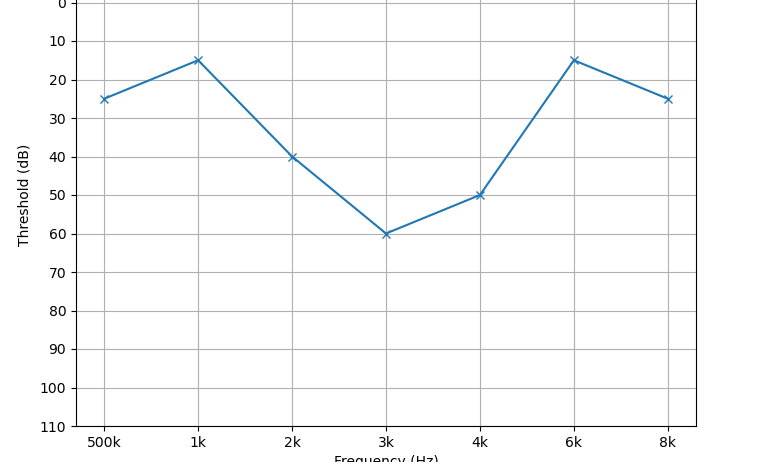
#> input picture dataset_split.1/train/Mild/audiogram_111.png, 760 x 462 px, found by its file name
$ jupyter execute --allow-errors method2.ipynb   (shell and % lines are left out)
#> lines starting #> are read from the running program, lines starting #| are printed output that depends on the picture; after the words box and inside, x2 and y2 are one past the last pixel; in counts of white or black regions, pixels touching at a corner belong together
[cell 1]
import os
import cv2
import json
import joblib
import numpy as np
import pandas as pd
import matplotlib.pyplot as plt
import seaborn as sns

from sklearn.preprocessing import LabelEncoder, StandardScaler
from sklearn.pipeline import Pipeline
from sklearn.metrics import classification_report, confusion_matrix, accuracy_score
from sklearn.ensemble import RandomForestClassifier
from sklearn.svm import SVC

[cell 2]
# =========================
# 0) CONFIG
# =========================
BASE_DIR = "C://Users//user//OneDrive//Desktop//speechbanana//dataset_split.1"   # change if needed
TRAIN_DIR = os.path.join(BASE_DIR, "train")
TEST_DIR  = os.path.join(BASE_DIR, "test")

FREQS = [500, 1000, 2000, 3000, 4000, 6000, 8000]   # fixed order
NUM_POINTS = len(FREQS)

# dB axis mapping (typical in your charts)
DB_MIN = -10
DB_MAX = 110

# Output artifacts
OUT_DIR = "ml_threshold_model"
os.makedirs(OUT_DIR, exist_ok=True)
MODEL_PATH_RF = os.path.join(OUT_DIR, "rf_model.joblib")
MODEL_PATH_SVM = os.path.join(OUT_DIR, "svm_model.joblib")
LABEL_ENCODER_PATH = os.path.join(OUT_DIR, "label_encoder.joblib")
META_PATH = os.path.join(OUT_DIR, "meta.json")

[cell 3]
# 1) PLOT AREA DETECTION

# [32 lines left out: function detect_plot_area, not called in this run]

[cell 4]
# 2) DETECT BLUE 'X' MARKERS

# [30 lines left out: function detect_blue_x_centroids, not called in this run]

[cell 5]
# 3) EXTRACT THRESHOLDS (7 points)

# [47 lines left out: function extract_thresholds_from_image, not called in this run]

[cell 6]
# 4) ENGINEER FEATURES

# [28 lines left out: function thresholds_to_features, not called in this run]

[cell 7]
# [40 lines left out: function build_feature_dataframe, not called in this run]

[cell 8]
# =========================
# 6) TRAIN + EVALUATE
# =========================
def train_and_evaluate():
    print("Building train features...")
    df_train = build_feature_dataframe(TRAIN_DIR)
    print("Building test features...")
    df_test = build_feature_dataframe(TEST_DIR)

    print("\nTrain samples:", len(df_train), "| Test samples:", len(df_test))
    if len(df_train) == 0 or len(df_test) == 0:
        raise RuntimeError("No samples found. Check folder paths and image formats.")

    # Prepare X/y
    feature_cols = [c for c in df_train.columns if c not in ("label", "image_path")]

    X_train = df_train[feature_cols].values
    y_train = df_train["label"].values

    X_test = df_test[feature_cols].values
    y_test = df_test["label"].values

    # Encode labels
    le = LabelEncoder()
    y_train_enc = le.fit_transform(y_train)
    y_test_enc = le.transform(y_test)

    # Save label encoder
    joblib.dump(le, LABEL_ENCODER_PATH)

    # ---------- MODEL 1: Random Forest ----------
    rf = RandomForestClassifier(
        n_estimators=400,
        max_depth=12,
        random_state=42,
        class_weight="balanced"
    )
    rf.fit(X_train, y_train_enc)
    pred_rf = rf.predict(X_test)

    acc_rf = accuracy_score(y_test_enc, pred_rf)
    print("\n=== Random Forest نتائج ===")
    print("Accuracy:", round(acc_rf * 100, 2), "%")
    print(classification_report(y_test_enc, pred_rf, target_names=le.classes_))

    cm_rf = confusion_matrix(y_test_enc, pred_rf)

    plt.figure(figsize=(8,6))
    sns.heatmap(cm_rf, annot=True, fmt="d",
                xticklabels=le.classes_,
                yticklabels=le.classes_, cmap="Blues")
    plt.title("Confusion Matrix - Random Forest")
    plt.xlabel("Predicted")
    plt.ylabel("True")
    plt.show()

    joblib.dump({"model": rf, "feature_cols": feature_cols}, MODEL_PATH_RF)

    # ---------- MODEL : SVM (with scaling) ----------
    svm = Pipeline([
        ("scaler", StandardScaler()),
        ("svc", SVC(kernel="rbf", probability=True, class_weight="balanced", random_state=42))
    ])
    svm.fit(X_train, y_train_enc)
    pred_svm = svm.predict(X_test)

    acc_svm = accuracy_score(y_test_enc, pred_svm)
    print("\n=== SVM (RBF)  ===")
    print("Accuracy:", round(acc_svm * 100, 2), "%")
    print(classification_report(y_test_enc, pred_svm, target_names=le.classes_))

    cm_svm = confusion_matrix(y_test_enc, pred_svm)

    plt.figure(figsize=(8,6))
    sns.heatmap(cm_svm, annot=True, fmt="d",
                xticklabels=le.classes_,
                yticklabels=le.classes_, cmap="Blues")
    plt.title("Confusion Matrix - SVM")
    plt.xlabel("Predicted")
    plt.ylabel("True")
    plt.show()

    joblib.dump({"model": svm, "feature_cols": feature_cols}, MODEL_PATH_SVM)

    # Save metadata
    meta = {
        "freqs": FREQS,
        "db_min": DB_MIN,
        "db_max": DB_MAX,
        "train_dir": TRAIN_DIR,
        "test_dir": TEST_DIR,
        "num_train_samples": int(len(df_train)),
        "num_test_samples": int(len(df_test)),
        "labels": le.classes_.tolist(),
        "feature_cols": feature_cols,
        "rf_accuracy": float(acc_rf),
        "svm_accuracy": float(acc_svm),
    }
    with open(META_PATH, "w") as f:
        json.dump(meta, f, indent=2)

    print("\n✅ Saved artifacts in:", OUT_DIR)
    print(" -", MODEL_PATH_RF)
    print(" -", MODEL_PATH_SVM)
    print(" -", LABEL_ENCODER_PATH)
    print(" -", META_PATH)

    return meta

[cell 9]
from sklearn.cluster import KMeans

def merge_close_points(pts, dist_px=12):
    """
    Merge points that are very close (X markers often split into 2-3 blobs).
    pts: list of (cx, cy, area)
    returns merged list of (cx, cy, area)
    """
    if not pts:
        return []

    pts = sorted(pts, key=lambda p: p[0])  # sort by x
    merged = []
    used = [False]*len(pts)

    for i in range(len(pts)):
        if used[i]:
            continue
        cx, cy, area = pts[i]
        group = [(cx, cy, area)]
        used[i] = True

        for j in range(i+1, len(pts)):
            if used[j]:
                continue
            cx2, cy2, area2 = pts[j]
            if abs(cx2 - cx) <= dist_px and abs(cy2 - cy) <= dist_px:
                group.append((cx2, cy2, area2))
                used[j] = True

        # weighted average by area
        total_area = sum(g[2] for g in group)
        mx = sum(g[0]*g[2] for g in group) / total_area
        my = sum(g[1]*g[2] for g in group) / total_area
        merged.append((float(mx), float(my), int(total_area)))

    return merged


def get_expected_x_by_kmeans(xs, k=7):
    """
    Use KMeans clustering to estimate 7 x-column centers robustly.
    """
    xs = np.array(xs, dtype=np.float32).reshape(-1, 1)
    k = min(k, len(xs))
    km = KMeans(n_clusters=k, n_init="auto", random_state=42)
    km.fit(xs)
    centers = np.sort(km.cluster_centers_.reshape(-1))
    return centers

[cell 10]
import os
import cv2
import numpy as np
import pandas as pd

# Fixed frequencies order (7 columns)
FREQS = [500, 1000, 2000, 3000, 4000, 6000, 8000]
NUM_POINTS = len(FREQS)

# dB axis mapping used by your plots
DB_MIN = -10
DB_MAX = 110


def extract_thresholds_from_image(image_path, debug=False):
    img_bgr = cv2.imread(image_path)
    if img_bgr is None:
        raise RuntimeError(f"Could not read image: {image_path}")

    h, w = img_bgr.shape[:2]
    hsv = cv2.cvtColor(img_bgr, cv2.COLOR_BGR2HSV)

    # Wider BLUE range (more tolerant)
    lower_blue = np.array([75, 25, 25])
    upper_blue = np.array([150, 255, 255])
    mask = cv2.inRange(hsv, lower_blue, upper_blue)

    # Cleanup
    kernel = np.ones((3, 3), np.uint8)
    mask = cv2.morphologyEx(mask, cv2.MORPH_OPEN, kernel, iterations=1)
    mask = cv2.morphologyEx(mask, cv2.MORPH_CLOSE, kernel, iterations=2)

    # Connected components
    num_labels, labels, stats, centroids = cv2.connectedComponentsWithStats(mask, connectivity=8)

    pts = []
    for i in range(1, num_labels):
        area = stats[i, cv2.CC_STAT_AREA]

        # MUCH wider area range: keep more candidates
        if 3 <= area <= 3000:
            cx, cy = centroids[i]
            pts.append((float(cx), float(cy), int(area)))

    if debug:
        print("Raw candidates:", len(pts))

    # If truly nothing found => skip
    if len(pts) < 2:
        raise RuntimeError(f"Too few blue components in {image_path} (found {len(pts)}).")

    # Merge split blobs (important!!)
    pts = merge_close_points(pts, dist_px=14)

    if debug:
        print("After merging:", len(pts))

    # Estimate 7 x-columns using KMeans (robust!)
    xs = [p[0] for p in pts]
    expected_x = get_expected_x_by_kmeans(xs, k=NUM_POINTS)

    # Assign points to nearest column
    col_points = {i: [] for i in range(len(expected_x))}
    for (cx, cy, area) in pts:
        j = int(np.argmin(np.abs(expected_x - cx)))
        col_points[j].append((cx, cy, area))

    # pick best candidate per column: biggest area
    chosen = [None] * len(expected_x)
    for j in range(len(expected_x)):
        if col_points[j]:
            chosen[j] = max(col_points[j], key=lambda t: t[2])

    # y->dB mapping (still based on image height)
    def y_to_db(y):
        return DB_MIN + (y / (h - 1)) * (DB_MAX - DB_MIN)

    thresholds = [None] * NUM_POINTS
    for j in range(min(NUM_POINTS, len(expected_x))):
        if chosen[j] is not None:
            thresholds[j] = float(y_to_db(chosen[j][1]))

    # Interpolate missing
    idxs = np.arange(NUM_POINTS)
    known = np.array([t is not None for t in thresholds], dtype=bool)

    # relax requirement: allow >=3 known points (instead of 4)
    if known.sum() < 3:
        raise RuntimeError(
            f"Too many missing columns in {image_path}. "
            f"Detected columns={known.sum()} (need at least 3)."
        )

    known_x = idxs[known]
    known_y = np.array([thresholds[i] for i in known_x], dtype=np.float32)

    for j in range(NUM_POINTS):
        if thresholds[j] is None:
            thresholds[j] = float(np.interp(j, known_x, known_y))

    thresholds = [float(np.clip(t, DB_MIN, DB_MAX)) for t in thresholds]

    if debug:
        print("Expected x:", expected_x)
        print("Known cols:", known.sum())
        print("Thresholds:", thresholds)

    return np.array(thresholds, dtype=np.float32)


def thresholds_to_features(thr):
    """
    thr: numpy array shape (7,)
    Return engineered features (dict).
    """
    thr = np.array(thr, dtype=np.float32)  # ensure numpy

    # Speech range average ~ 500-4k (indices 0..4)
    speech_avg = float(np.mean(thr[0:5]))

    # High freq avg (4k-8k): indices 4..6
    high_avg = float(np.mean(thr[4:7]))

    # Low freq avg (500-2k): indices 0..2
    low_avg = float(np.mean(thr[0:3]))

    # Slope (high - low)
    slope = float(high_avg - low_avg)

    feats = {
        "thr_500": float(thr[0]),
        "thr_1k": float(thr[1]),
        "thr_2k": float(thr[2]),
        "thr_3k": float(thr[3]),
        "thr_4k": float(thr[4]),
        "thr_6k": float(thr[5]),
        "thr_8k": float(thr[6]),
        "avg_thr": float(np.mean(thr)),
        "max_thr": float(np.max(thr)),
        "min_thr": float(np.min(thr)),
        "speech_avg": speech_avg,
        "low_avg": low_avg,
        "high_avg": high_avg,
        "slope": slope,
        "variance": float(np.var(thr)),
    }
    return feats


def build_feature_dataframe(root_dir):
    rows = []
    labels = sorted([d for d in os.listdir(root_dir) if os.path.isdir(os.path.join(root_dir, d))])

    skipped = 0
    total = 0

    for label in labels:
        folder = os.path.join(root_dir, label)
        for fn in os.listdir(folder):
            if not fn.lower().endswith((".png", ".jpg", ".jpeg")):
                continue
            total += 1
            path = os.path.join(folder, fn)
            try:
                thr = extract_thresholds_from_image(path, debug=False)
#> in extract_thresholds_from_image, img_bgr is the input picture: shape (462, 760, 3); mean B, G, R 249.8, 249.5, 249.1
#> in extract_thresholds_from_image, `mask = cv2.inRange(hsv, lower_blue, upper_blue)`:
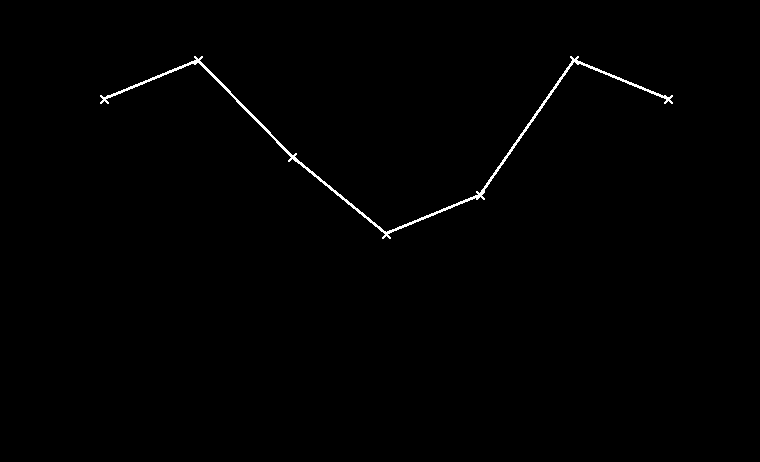
#> mask: shape (462, 760); 0.62% white in thin lines or dots, all inside (x1, y1, x2, y2) = (100, 56, 673, 239)
#> in extract_thresholds_from_image, `mask = cv2.morphologyEx(mask, cv2.MORPH_OPEN, kernel, iterations=1)`:
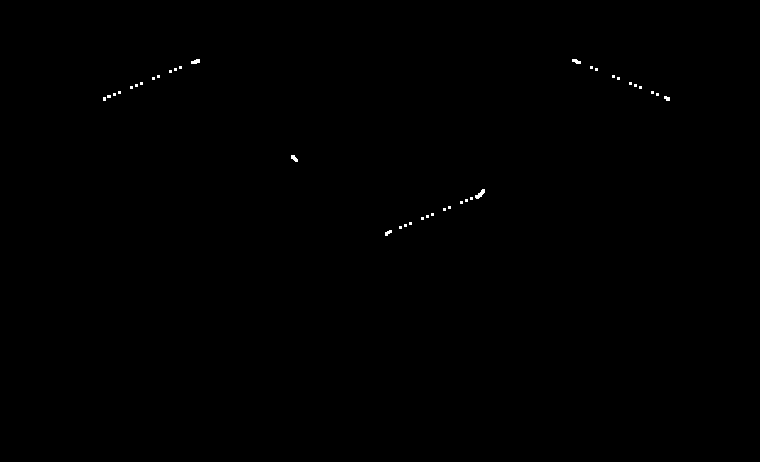
#> mask: shape (462, 760); 0.14% white; 38 white regions (32 under 20 px), largest, box (x1, y1, x2, y2) and area: (475, 189, 485, 199) 49, (191, 59, 200, 64) 34, (572, 59, 581, 64) 31, (291, 155, 298, 162) 31, (385, 230, 392, 236) 26, (664, 96, 670, 101) 23
#> in extract_thresholds_from_image, `num_labels, labels, stats, centroids = cv2.connectedComponentsWithStat..`: num_labels = 18; stats = 18 rows, first 6: [0, 0, 760, 462, 350588], [191, 59, 9, 5, 34], [572, 59, 9, 5, 31], [169, 66, 13, 7, 31], [590, 66, 8, 5, 20], [152, 75, 8, 5, 20]; centroids = 18 rows, first 8: [379.5, 230.7], [195.3, 61.21], [576, 61], [175, 69], [593.5, 68], [155.5, 77], [615.5, 77], [136, 85]
#> the loop in extract_thresholds_from_image, `for i in range(1, num_labels):` made 17 passes
#> (area, cx, cy) on passes 1 to 8: (34, 195.3, 61.21), (31, 576, 61), (31, 175, 69), (20, 593.5, 68), (20, 155.5, 77), (20, 615.5, 77), (31, 136, 85), (31, 635, 85)
#> after the loop in extract_thresholds_from_image, `for i in range(1, num_labels):`: pts = 17 items, first 6: (195.3, 61.21, 34), (576, 61, 31), (175, 69, 31), (593.5, 68, 20), (155.5, 77, 20), (615.5, 77, 20)
#> in merge_close_points, `pts = sorted(pts, key=lambda p: p[0])`: pts = 17 items, first 6: (110.8, 95.34, 47), (136, 85, 31), (155.5, 77, 20), (175, 69, 31), (195.3, 61.21, 34), (293.9, 157.9, 31)
#> in merge_close_points, `used = [False]*len(pts)`: used = [False, False, False, False, False, False, False, False, False, False, False, False, False, False, False, False, False]
#> the loop in merge_close_points, `for i in range(len(pts)):` made 17 passes
#> (cx, cy, area, total_area, mx, my) on passes 1 to 8: (110.8, 95.34, 47, 47, 110.8, 95.34), (136, 85, 31, 31, 136, 85), (155.5, 77, 20, 20, 155.5, 77), (175, 69, 31, 31, 175, 69), (195.3, 61.21, 34, 34, 195.3, 61.21), (293.9, 157.9, 31, 31, 293.9, 157.9), (387.8, 232.3, 26, 26, 387.8, 232.3), (405, 225, 31, 31, 405, 225)
#> after the loop in merge_close_points, `for i in range(len(pts)):`: merged = 16 items, first 6: (110.8, 95.34, 47), (136, 85, 31), (155.5, 77, 20), (175, 69, 31), (195.3, 61.21, 34), (293.9, 157.9, 31); used = [True, True, True, True, True, True, True, True, True, True, True, True, True, True, True, True, True]
#> in extract_thresholds_from_image, `pts = merge_close_points(pts, dist_px=14)`: pts has the same summary as merged in merge_close_points
#> in extract_thresholds_from_image, `xs = [p[0] for p in pts]`: xs = [110.8, 136, 155.5, 175, 195.3, 293.9, 387.8, 405, 427, 446.5, 474.4, 576, 593.5, 615.5, 635, 661]
#> in get_expected_x_by_kmeans, `k = min(k, len(xs))`: k = 7
#> in get_expected_x_by_kmeans, `centers = np.sort(km.cluster_centers_.reshape(-1))`: centers = [110.8, 145.8, 185.1, 293.9, 396.4, 449.3, 616.2]
#> in extract_thresholds_from_image, `col_points = {i: [] for i in range(len(expected_x))}`: col_points = {0: [], 1: [], 2: [], 3: [], 4: [], 5: [], 6: []}
#> the loop in extract_thresholds_from_image, `for (cx, cy, area) in pts:` made 16 passes
#> (cx, cy, area, j) on passes 1 to 8: (110.8, 95.34, 47, 0), (136, 85, 31, 1), (155.5, 77, 20, 1), (175, 69, 31, 2), (195.3, 61.21, 34, 2), (293.9, 157.9, 31, 3), (387.8, 232.3, 26, 4), (405, 225, 31, 4)
#> in extract_thresholds_from_image, `chosen = [None] * len(expected_x)`: chosen = 7 items
#> the loop in extract_thresholds_from_image, `for j in range(len(expected_x)):` made 7 passes
#> after the loop in extract_thresholds_from_image, `for j in range(len(expected_x)):`: chosen = [(110.8, 95.34, 47), (136, 85, 31), (195.3, 61.21, 34), (293.9, 157.9, 31), (405, 225, 31), (474.4, 196.3, 85), (661, 95.67, 43)]
#> the loop in extract_thresholds_from_image, `for j in range(min(NUM_POINTS, len(expected_x))):` made 7 passes
#> after the loop in extract_thresholds_from_image, `for j in range(min(NUM_POINTS, len(expected_x))):`: thresholds = [14.82, 12.13, 5.93, 31.1, 48.57, 41.09, 14.9]
#> in extract_thresholds_from_image, `known = np.array([t is not None for t in thresholds], dtype=bool)`: known = [True, True, True, True, True, True, True]
#> in extract_thresholds_from_image, `known_x = idxs[known]`: known_x = [0, 1, 2, 3, 4, 5, 6]
#> in extract_thresholds_from_image, `known_y = np.array([thresholds[i] for i in known_x], dtype=np.float32)`: known_y = [14.82, 12.13, 5.93, 31.1, 48.57, 41.09, 14.9]
                feats = thresholds_to_features(thr)
                feats["label"] = label
                feats["image_path"] = path
                rows.append(feats)
            except Exception as e:
                skipped += 1
                print(f"[WARN] Skipping {path} -> {e}")

    df = pd.DataFrame(rows)
    print(f"\nBuilt DF from: {root_dir}")
    print(f"Total images: {total} | Used: {len(df)} | Skipped: {skipped}")
    print("Columns:", list(df.columns))
    return df

[cell 11]
import numpy as np
import joblib

# =========================
# 7) INFERENCE ON A NEW IMAGE
# =========================
# [52 lines left out: functions load_artifacts, predict_severity_from_image, not called in this run]

#> (a cell that did not finish here is left out)

#> in thresholds_to_features, `speech_avg = float(np.mean(thr[0:5]))`: speech_avg = 22.51
#> in thresholds_to_features, `high_avg = float(np.mean(thr[4:7]))`: high_avg = 34.85
#> in thresholds_to_features, `low_avg = float(np.mean(thr[0:3]))`: low_avg = 10.96
#> in thresholds_to_features, `slope = float(high_avg - low_avg)`: slope = 23.9
#> in build_feature_dataframe, `feats = thresholds_to_features(thr)`: feats = 15 items
#> call 4 of extract_thresholds_from_image, with debug = False
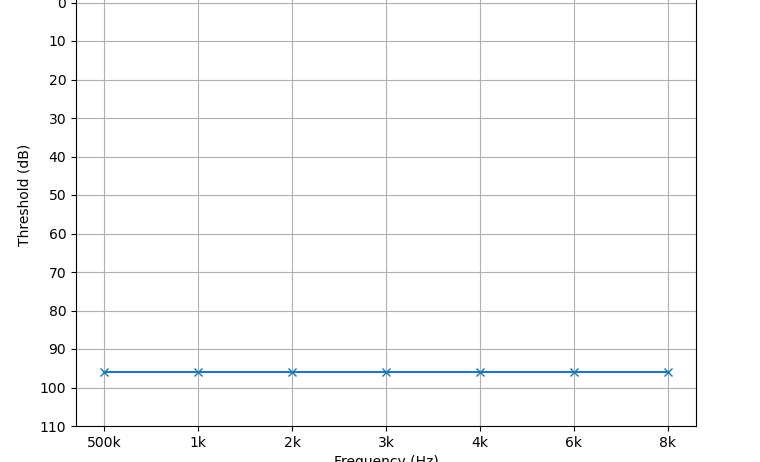
#> input picture dataset_split.1/test/Profound/audiogram_778132.png, 760 x 462 px, found by its file name
#> in extract_thresholds_from_image, img_bgr is the input picture: shape (462, 760, 3); mean B, G, R 249.8, 249.6, 249.3
#> (the rest of the program and of its run is left out)
